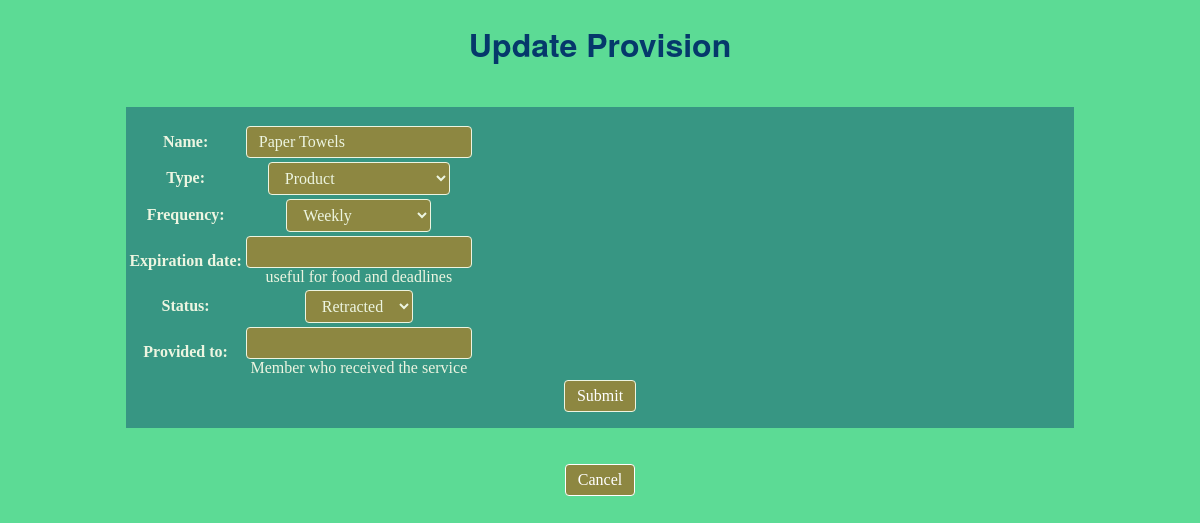
/provision/update/2, run on an earlier commit of the app's database.
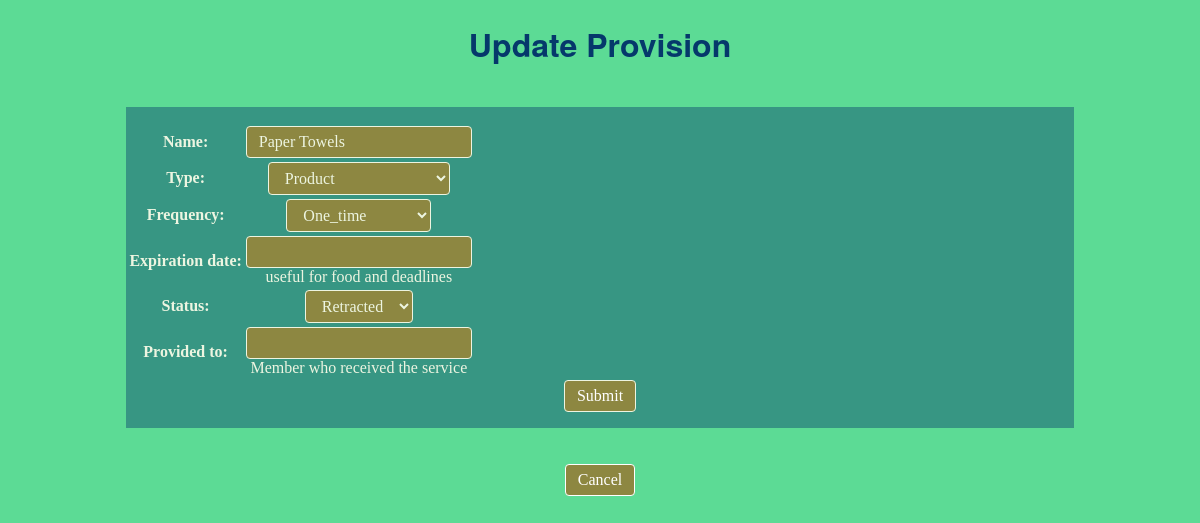
And on a later commit of the database.
### share/models.py (models this page shows, shortened)
class Provision(models.Model):
    STATUS = (
    ('Available', 'Available'),
    ('Pending', 'Pending'),
    ('Provided', 'Provided'),
    ('Expired', 'Expired'),
    ('Retracted', 'Retracted'),
    )
    FREQUENCY = (
    ('One Time', 'One_time'),
    ('Daily', 'Daily'),
    ('Weekly', 'Weekly'),
    ('Monthly', 'Monthly'),
    ('Intermittent', 'Intermittent'),
    ('Not Applicable', 'Not Applicable'),
    )
    name = models.CharField(max_length=50, help_text='')
    member_id = models.PositiveSmallIntegerField(blank=False,
    help_text='Providing member',default=0)
    type = models.CharField(max_length=25, choices=TYPE)
    frequency = models.CharField(max_length=25, choices=FREQUENCY, default='One_time',
    help_text='Used for items that repeat (i.e. at service that can be provided \
    to one person every week')
    expiration_date = models.DateTimeField(auto_now=False, auto_now_add=False, \
    blank=True, null=True, help_text=('useful for food and deadlines'))
    status = models.CharField(max_length=25, choices=STATUS, default='Available')
    provided_to = models.PositiveSmallIntegerField(blank=True, null=True,
    help_text="Member who received the service")

### share/views.py (the view)
# urls.py: path("provision/update/", views.ProvisionUpdate.as_view(), name="update_provision_form"), # Needed 5/26/20 to get past NoReverseMatch Error
class ProvisionUpdate(UpdateView):
    model = Provision
    fields = ['name', 'type', 'frequency', 'expiration_date','status','provided_to']
    template_name_suffix = '_update_form'
    success_url = reverse_lazy('summary')

### share/templates/share/provision_update_form.html (shortened to what this page needs)
{% extends "base_generic.html" %}
{% block content %}
<h1>Update Provision</h1>
<br>
<div class="login-grid">
  <div class="login-left-margin"></div>
  <div class="login-middle">
    <form action="" method="post">
      <table>
        {{form.as_table}}
      </table>
      <input class="btn btn-primary" style="color:white" type="submit" value="Submit">
    </form>
  </div>
  <div class="login-right-margin"></div>
</div>
<br>
    <div class="button-centered">
      <a class="button-submit" style="color:white" href="{% url 'summary'%}">Cancel</a>
    </div>
{% load staticfiles %}
{% endblock %}

What changed in the data, as far as the page shows it:
changed Provision "Paper Towels": frequency "Weekly" → "One_time"
